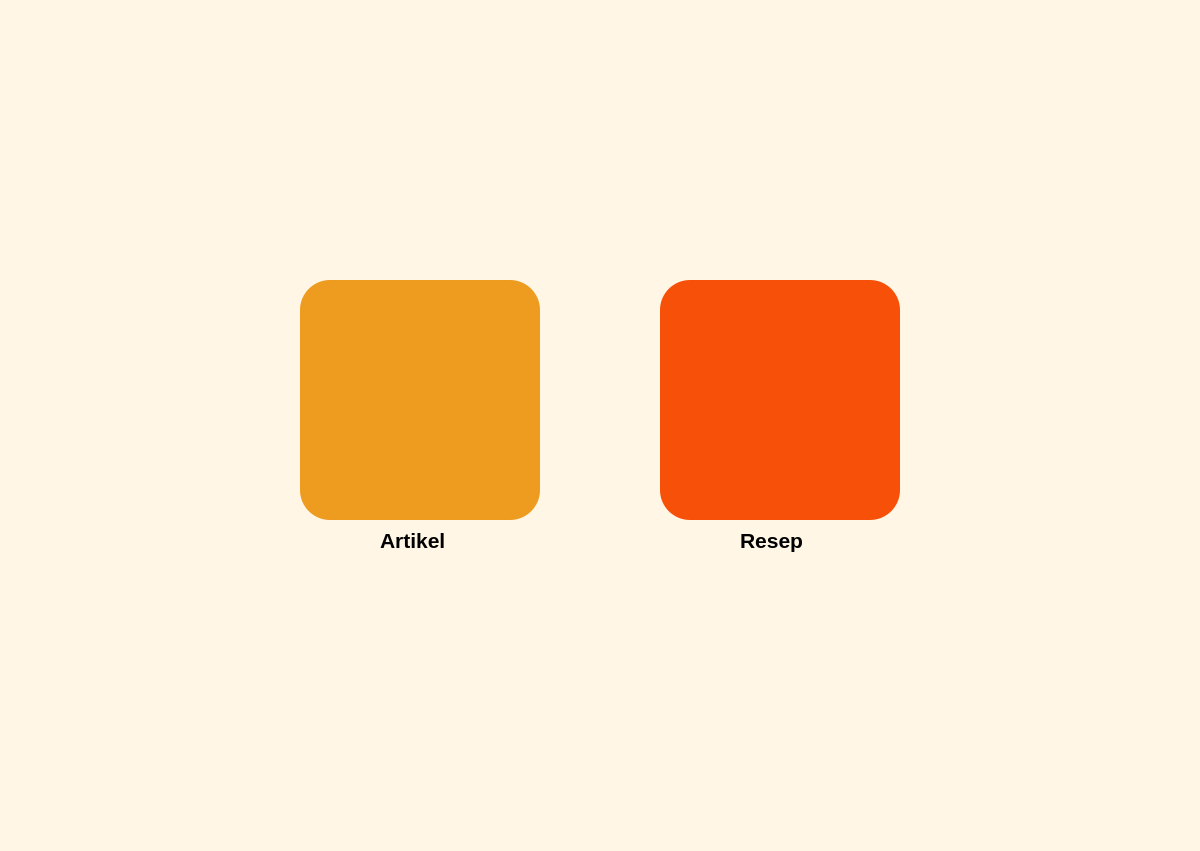
<?xml version="1.0" encoding="UTF-8"?>
<ui version="4.0">
 <class>MenuWindow</class>
 <widget class="QMainWindow" name="MenuWindow">
  <property name="geometry">
   <rect>
    <x>0</x>
    <y>0</y>
    <width>1200</width>
    <height>851</height>
   </rect>
  </property>
  <property name="windowTitle">
   <string>MainWindow</string>
  </property>
  <property name="styleSheet">
   <string notr="true">background-color: #FFF6E5;</string>
  </property>
  <widget class="QWidget" name="centralwidget">
   <widget class="QLabel" name="artikelLabel">
    <property name="geometry">
     <rect>
      <x>380</x>
      <y>520</y>
      <width>91</width>
      <height>41</height>
     </rect>
    </property>
    <property name="font">
     <font>
      <family>Leelawadee UI</family>
      <pointsize>16</pointsize>
      <weight>75</weight>
      <bold>true</bold>
     </font>
    </property>
    <property name="text">
     <string>Artikel</string>
    </property>
   </widget>
   <widget class="QLabel" name="resepLabel">
    <property name="geometry">
     <rect>
      <x>740</x>
      <y>520</y>
      <width>91</width>
      <height>41</height>
     </rect>
    </property>
    <property name="font">
     <font>
      <family>Leelawadee UI</family>
      <pointsize>16</pointsize>
      <weight>75</weight>
      <bold>true</bold>
     </font>
    </property>
    <property name="text">
     <string>Resep</string>
    </property>
   </widget>
   <widget class="QPushButton" name="artikelButton">
    <property name="geometry">
     <rect>
      <x>300</x>
      <y>280</y>
      <width>240</width>
      <height>240</height>
     </rect>
    </property>
    <property name="acceptDrops">
     <bool>false</bool>
    </property>
    <property name="styleSheet">
     <string notr="true">background-color: #EE9C20; border-radius: 30px;</string>
    </property>
    <property name="text">
     <string/>
    </property>
    <property name="icon">
     <iconset>
      <normaloff>../images/icon/Artikel_logo.png</normaloff>../images/icon/Artikel_logo.png</iconset>
    </property>
    <property name="iconSize">
     <size>
      <width>1400</width>
      <height>1024</height>
     </size>
    </property>
   </widget>
   <widget class="QPushButton" name="resepButton">
    <property name="geometry">
     <rect>
      <x>660</x>
      <y>280</y>
      <width>240</width>
      <height>240</height>
     </rect>
    </property>
    <property name="acceptDrops">
     <bool>false</bool>
    </property>
    <property name="styleSheet">
     <string notr="true">background-color: #F75008; border-radius: 30px;</string>
    </property>
    <property name="text">
     <string/>
    </property>
    <property name="icon">
     <iconset>
      <normaloff>../images/icon/Resep_logo.png</normaloff>../images/icon/Resep_logo.png</iconset>
    </property>
    <property name="iconSize">
     <size>
      <width>1400</width>
      <height>1024</height>
     </size>
    </property>
   </widget>
  </widget>
  <widget class="QMenuBar" name="menubar">
   <property name="geometry">
    <rect>
     <x>0</x>
     <y>0</y>
     <width>1200</width>
     <height>26</height>
    </rect>
   </property>
  </widget>
  <widget class="QStatusBar" name="statusbar"/>
 </widget>
 <resources/>
 <connections/>
</ui>
